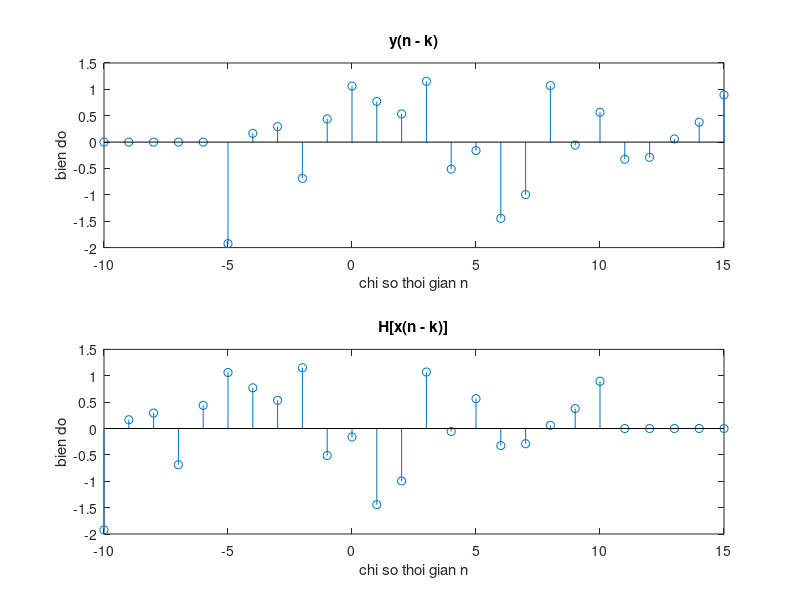
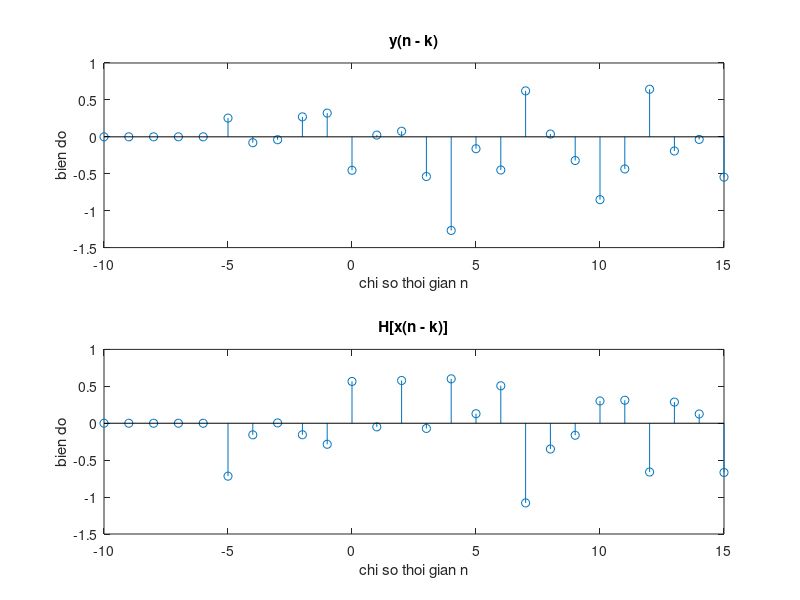

The MATLAB source for these figures, in order:
clf;
L1=10;
L2=10;
n = -L1:L2;
x = randn(size(n)); 

figure(1);
%Dich dau ra
yn = fliplr(x); %y(n) = H[x(n)] = x(-n)
yn_k = [0 0 0 0 0 yn]; 
%n_yn_k = [n, 11:15]; % them gia tri cho n

%Dich dau vao
x1 = [0 0 0 0 0 x]; %Dich phai x(n) 5 mau -> x(n-5)
n1 = [n, 11:15];
y1 = fliplr(x1); %H[x(n-k)] = x(-(n-k));


subplot(2,1,1);
stem(n1,yn_k);
title('y(n - k)');
xlabel('chi so thoi gian n');
ylabel('bien do');

subplot(2,1,2);
stem(n1,y1);
title('H[x(n - k)]');
xlabel('chi so thoi gian n');
ylabel('bien do');



 
%==================================================================================
%xac dinh tinh bat bien cua y(n) = x(n)cos(0.5n).
figure(2);
%Dich dau ra
y = x.*cos(0.5.*n); %y(n) = H[x(n)] = x(n)cos(0.5n)
yn_k = [0 0 0 0 0 y]; %dich phai yn_k 5 mau --> yn_k(n-5)
n_yn_k = [n, 11:15];  

%Dich dau vao
x1 = [0 0 0 0 0 x]; %dich phai x1 5 mau -> x1(n-5)
n1 = [n, 11:15]; 

y1 = x1.*cos(0.5.*n1); % y1 = H[x(n - 5)] = x(n-5)cos(0.5(n-5))


subplot(2,1,1);
stem(n_yn_k,yn_k);
title('y(n - k)');
xlabel('chi so thoi gian n');
ylabel('bien do');

subplot(2,1,2);
stem(n1,y1);
title('H[x(n - k)]');
xlabel('chi so thoi gian n');
ylabel('bien do');



